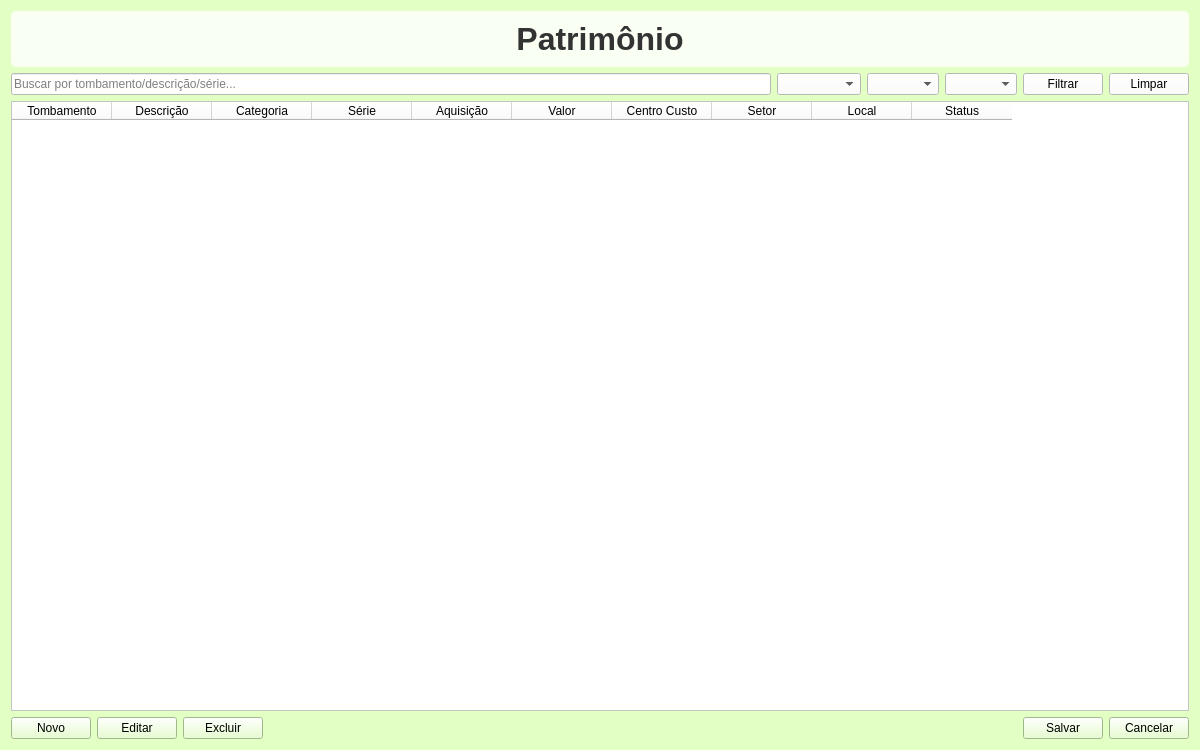
<?xml version="1.0" encoding="UTF-8"?>
<ui version="4.0">
 <class>PatrimonioWindow</class>
 <widget class="QWidget" name="PatrimonioWindow">
  <property name="geometry">
   <rect>
    <x>0</x>
    <y>0</y>
    <width>1200</width>
    <height>750</height>
   </rect>
  </property>
  <property name="windowTitle">
   <string>Patrimônio</string>
  </property>
  <property name="styleSheet">
   <string notr="true">background-color: rgb(226, 255, 196);</string>
  </property>
  <layout class="QVBoxLayout" name="verticalLayout">
   <item>
    <widget class="QLabel" name="lbl_title">
     <property name="font">
      <font>
       <pointsize>24</pointsize>
       <bold>true</bold>
      </font>
     </property>
     <property name="styleSheet">
      <string notr="true">color: #333333;
background: rgba(255, 255, 255, 0.8);
padding: 10px;
border-radius: 5px;</string>
     </property>
     <property name="text">
      <string>Patrimônio</string>
     </property>
     <property name="alignment">
      <set>Qt::AlignmentFlag::AlignCenter</set>
     </property>
    </widget>
   </item>
   <item>
    <layout class="QHBoxLayout" name="filtersLayout">
     <item>
      <widget class="QLineEdit" name="le_busca">
       <property name="styleSheet">
        <string notr="true">background-color: rgb(255, 255, 255);</string>
       </property>
       <property name="placeholderText">
        <string>Buscar por tombamento/descrição/série...</string>
       </property>
      </widget>
     </item>
     <item>
      <widget class="QComboBox" name="cb_categoria">
       <property name="styleSheet">
        <string notr="true">background-color: rgb(255, 255, 255);</string>
       </property>
       <property name="placeholderText">
        <string>Categoria</string>
       </property>
      </widget>
     </item>
     <item>
      <widget class="QComboBox" name="cb_setor">
       <property name="styleSheet">
        <string notr="true">background-color: rgb(255, 255, 255);</string>
       </property>
       <property name="placeholderText">
        <string>Setor</string>
       </property>
      </widget>
     </item>
     <item>
      <widget class="QComboBox" name="cb_status">
       <property name="styleSheet">
        <string notr="true">background-color: rgb(255, 255, 255);</string>
       </property>
       <property name="placeholderText">
        <string>Status</string>
       </property>
      </widget>
     </item>
     <item>
      <widget class="QPushButton" name="btn_filtrar">
       <property name="styleSheet">
        <string notr="true">background-color: rgb(255, 255, 255);</string>
       </property>
       <property name="text">
        <string>Filtrar</string>
       </property>
      </widget>
     </item>
     <item>
      <widget class="QPushButton" name="btn_limpar">
       <property name="styleSheet">
        <string notr="true">background-color: rgb(255, 255, 255);</string>
       </property>
       <property name="text">
        <string>Limpar</string>
       </property>
      </widget>
     </item>
    </layout>
   </item>
   <item>
    <widget class="QTableWidget" name="tbl_patrimonio">
     <property name="styleSheet">
      <string notr="true">background-color: rgb(255, 255, 255);</string>
     </property>
     <property name="editTriggers">
      <set>QAbstractItemView::EditTrigger::NoEditTriggers</set>
     </property>
     <property name="selectionBehavior">
      <enum>QAbstractItemView::SelectionBehavior::SelectRows</enum>
     </property>
     <property name="rowCount">
      <number>0</number>
     </property>
     <property name="columnCount">
      <number>10</number>
     </property>
     <column>
      <property name="text">
       <string>Tombamento</string>
      </property>
     </column>
     <column>
      <property name="text">
       <string>Descrição</string>
      </property>
     </column>
     <column>
      <property name="text">
       <string>Categoria</string>
      </property>
     </column>
     <column>
      <property name="text">
       <string>Série</string>
      </property>
     </column>
     <column>
      <property name="text">
       <string>Aquisição</string>
      </property>
     </column>
     <column>
      <property name="text">
       <string>Valor</string>
      </property>
     </column>
     <column>
      <property name="text">
       <string>Centro Custo</string>
      </property>
     </column>
     <column>
      <property name="text">
       <string>Setor</string>
      </property>
     </column>
     <column>
      <property name="text">
       <string>Local</string>
      </property>
     </column>
     <column>
      <property name="text">
       <string>Status</string>
      </property>
     </column>
    </widget>
   </item>
   <item>
    <layout class="QHBoxLayout" name="actionsLayout">
     <item>
      <widget class="QPushButton" name="btn_novo">
       <property name="text">
        <string>Novo</string>
       </property>
      </widget>
     </item>
     <item>
      <widget class="QPushButton" name="btn_editar">
       <property name="text">
        <string>Editar</string>
       </property>
      </widget>
     </item>
     <item>
      <widget class="QPushButton" name="btn_excluir">
       <property name="text">
        <string>Excluir</string>
       </property>
      </widget>
     </item>
     <item>
      <spacer name="hspacer">
       <property name="orientation">
        <enum>Qt::Orientation::Horizontal</enum>
       </property>
       <property name="sizeHint" stdset="0">
        <size>
         <width>40</width>
         <height>20</height>
        </size>
       </property>
      </spacer>
     </item>
     <item>
      <widget class="QPushButton" name="btn_salvar">
       <property name="text">
        <string>Salvar</string>
       </property>
      </widget>
     </item>
     <item>
      <widget class="QPushButton" name="btn_cancelar">
       <property name="text">
        <string>Cancelar</string>
       </property>
      </widget>
     </item>
    </layout>
   </item>
  </layout>
 </widget>
 <resources/>
 <connections/>
</ui>
